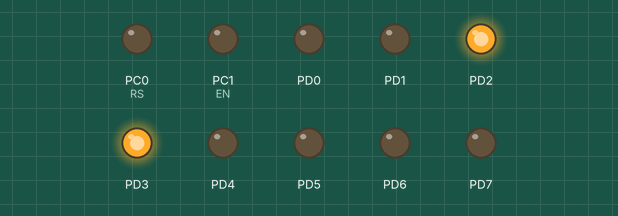
The program below on a simulated ATmega328P, built with avr-gcc and emulated at 1 MHz. Shown: output pins drawn as LEDs (lit = HIGH). At 0.0 s the program stops and its outputs stay as they are.

Above: at 0.1 s.
Timing chart, 0 to 1.5 s (numbered marks = the images above):
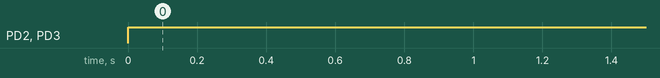

The program:

main.c
```c
#include <avr/io.h>
#define F_CPU 1000000
#include <util/delay.h>
#define RS PC0
#define EN PC1

void lcd_comm (char);
void lcd_data(char);
void lcd_init (void);


int main(void)
{
	//char name[16]={'H','A','R','I','S', 'I','R', 'F', 'A', 'N',' ',' ',' ',' ',' ',' '};
	//char rnum[16]={'F','A','1','8','-','B','C','E','-','0','9','0',' ',' ',' ',' '}	;
	while(1)
	{

		DDRD = 0xFF;
		DDRC = 0x03;

	PORTD = 0x0C;
	PORTC &= ~(1<<RS);


		return 0;
	}
}

void lcd_comm(char x){
	PORTD = x;
	PORTC &= ~(1<<RS);

}

void lcd_data(char x){
	PORTD = x;
	PORTC |= (1<<RS);

}
```

Measured:
- by itself, PD2, PD3: LOW → HIGH at 0.00 s
